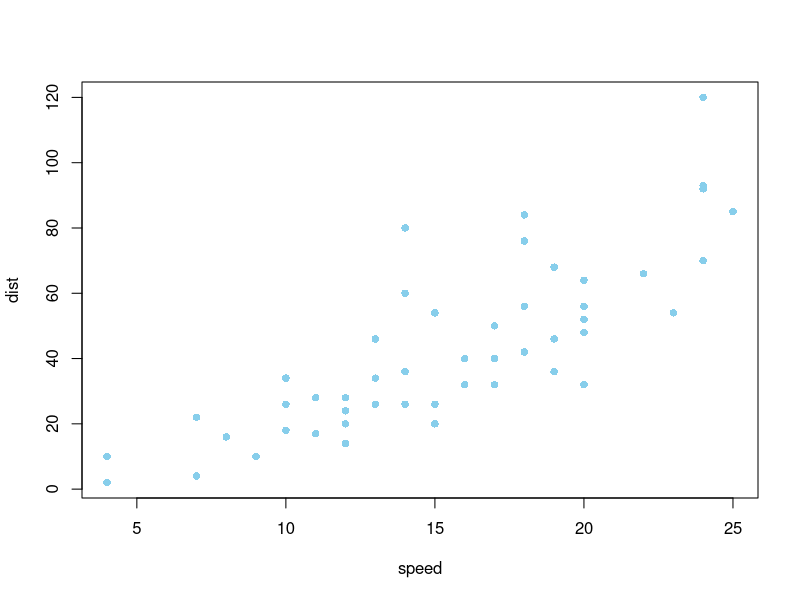
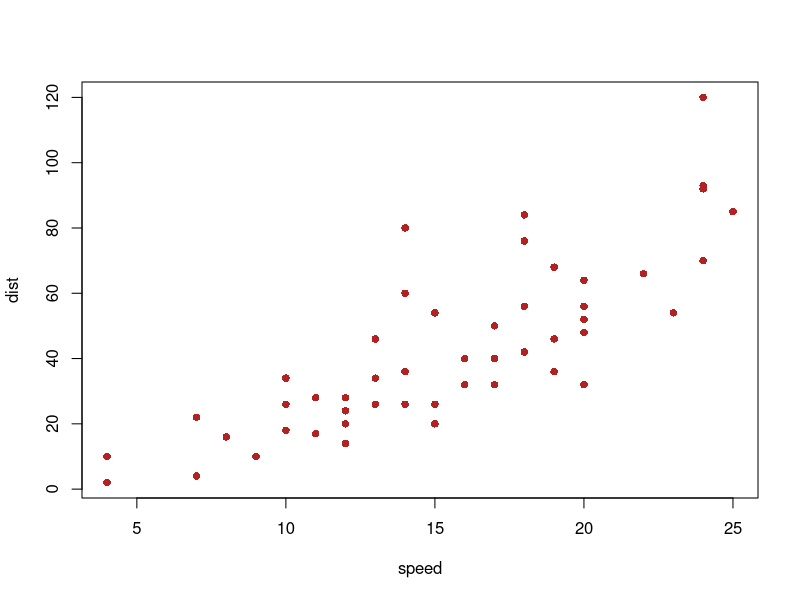
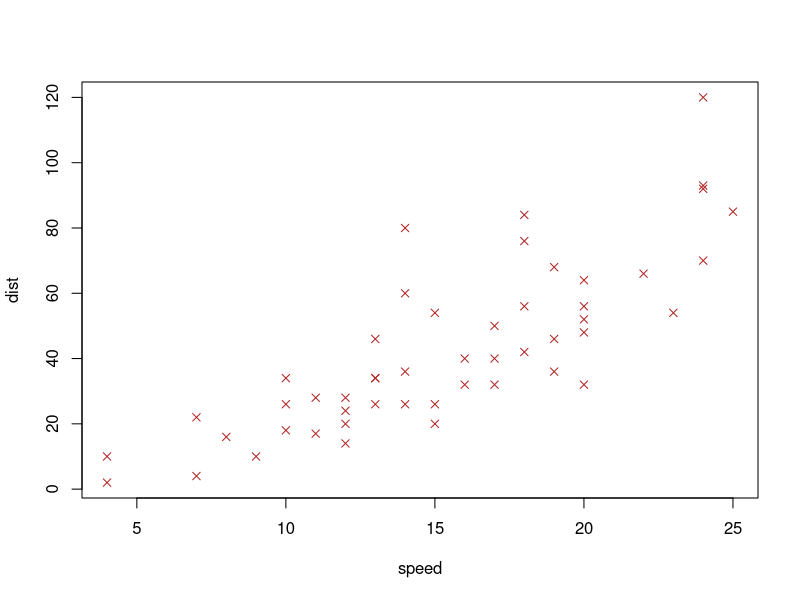

Recreate these plots in R, in order.
## ---- chunk 1
knitr::opts_chunk$set(echo = TRUE)
## ---- chunk 2
# 1a.
View(cars)

# 1b.
data()
## ---- chunk 3
# 2a.
## cars$

# 2b.
 cars$dist

# 2c.
mean(cars$dist)

# 2d. (bonus list)
sd(cars$dist)
var(cars$dist)
median(cars$dist)
min(cars$dist)
max(cars$dist)
length(cars$dist)
sum(cars$dist)
## ---- chunk 4
# 3a.
colors()
  
# 3b.
plot(dist ~ speed, data=cars, col="skyblue", pch=16)

# 3c.
plot(dist ~ speed, data=cars, col="firebrick", pch=16)

# 3d.
plot(dist ~ speed, data=cars, col="firebrick", pch=4)
